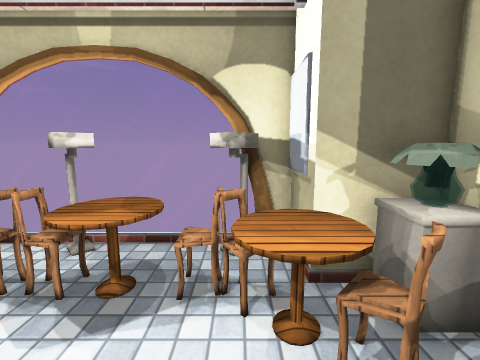
View 1 (above)

12 first-person views from a walk through a Unity game level. The camera is 1.5 m above the floor, tilts 8° down and sees 90° across. Doors are open. The floor is counted in squares, 0.5 m on a side. Each view is taken from the middle of a square. On the plan, view 1 faces up. The plan holds only what a view shows up to about 19 squares ahead; the rest is blank. Surface patterns are stand-ins for the level's own textures.

View 2
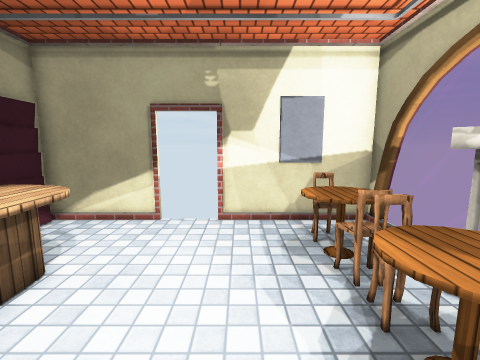

View 3
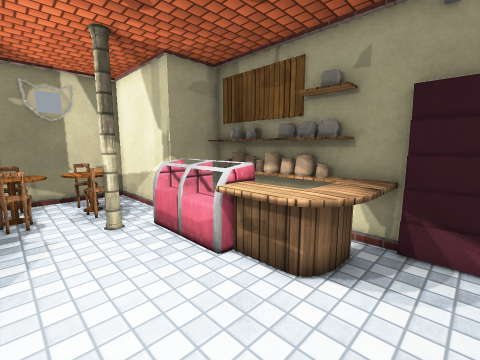

View 4
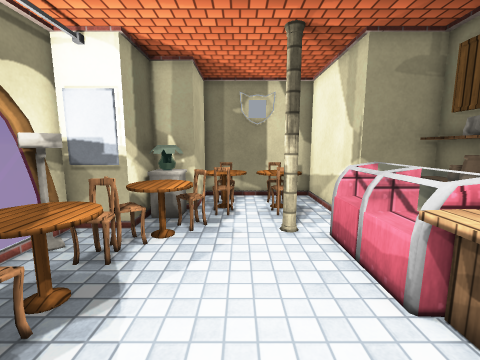

View 5
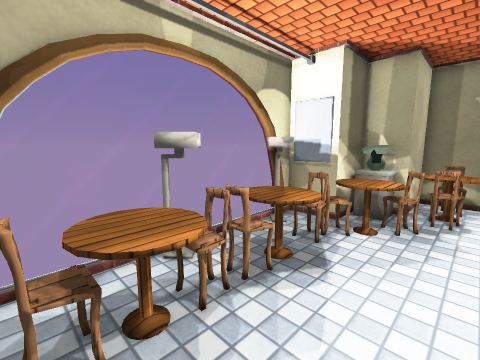

View 6
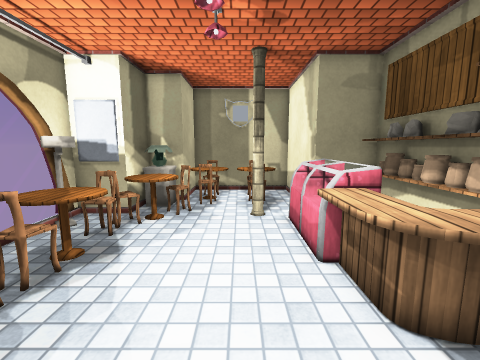

View 7
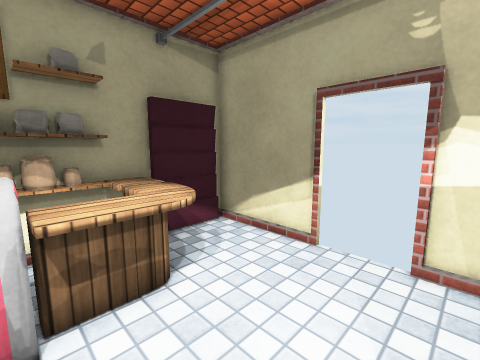

View 8
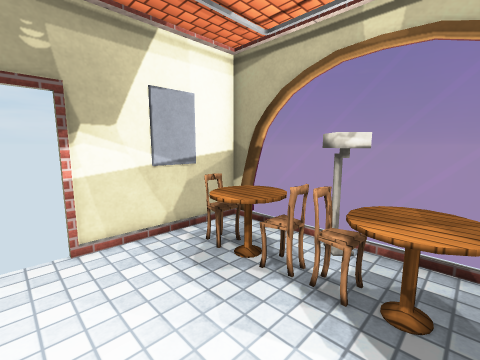

View 9
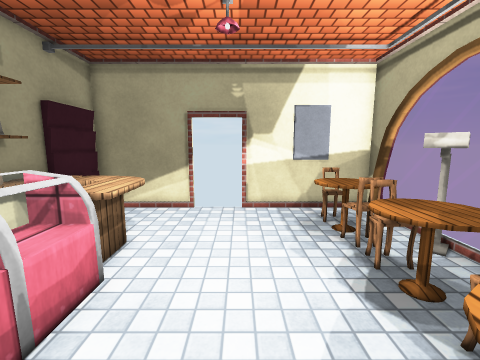

View 10
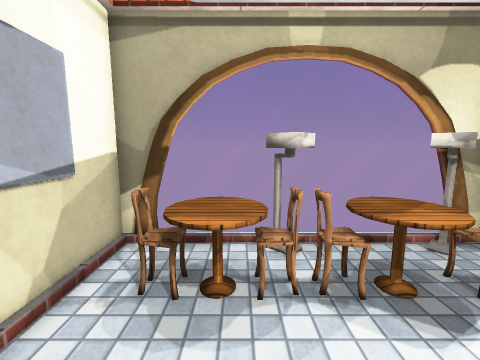

View 11
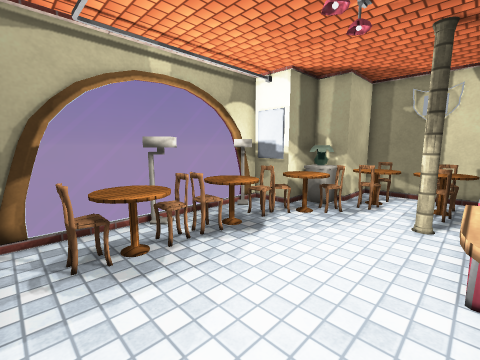

View 12
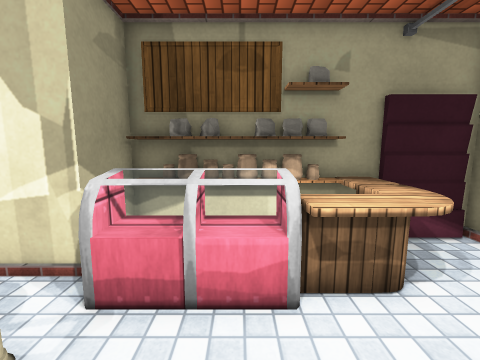

### Floor plan
Key: @ floor where view 1 was taken; # wall or solid block; . floor; D open door; = window, fence, low wall or low ledge; L lamp; T table; P painting; C chair; F flower; U counter; M column; O other object.
Columns run from 10 left of view 1 to 6 right of it. Each row starts with its distance up from view 1.
  8  ###      ##
  7 ##===LL==LL##
  6 #..TTLLTTLLP#
  5 #.CTTCCTTCCT###
  4 #.CTTCCTTCCTT F
  3 #.........TCC=T##
  2 #...........CCCTC
  1 D.............CTC
  0 D.........@...TT
 -1 D..........M.CCTC
 -2 #...UUUUOOOO..TT
 -3 #...UUUUOOOO#####
 -4 #...UU..    #
 -5 #.. U########
 -6 ###########

Where each view was taken, in squares from view 1:
view 1: 0 up, 0 right, facing up
view 2: 2 up, 0 right, facing left
view 3: 2 up, 8 left, facing down-right
view 4: 1 up, 7 left, facing right
view 5: 1 up, 8 left, facing up-right
view 6: 0 up, 9 left, facing right
view 7: 2 up, 3 left, facing down-left
view 8: 0 up, 2 left, facing up-left
view 9: 1 up, 2 right, facing left
view 10: 0 up, 6 left, facing up
view 11: 2 down, 9 left, facing up-right
view 12: 2 up, 2 left, facing down
